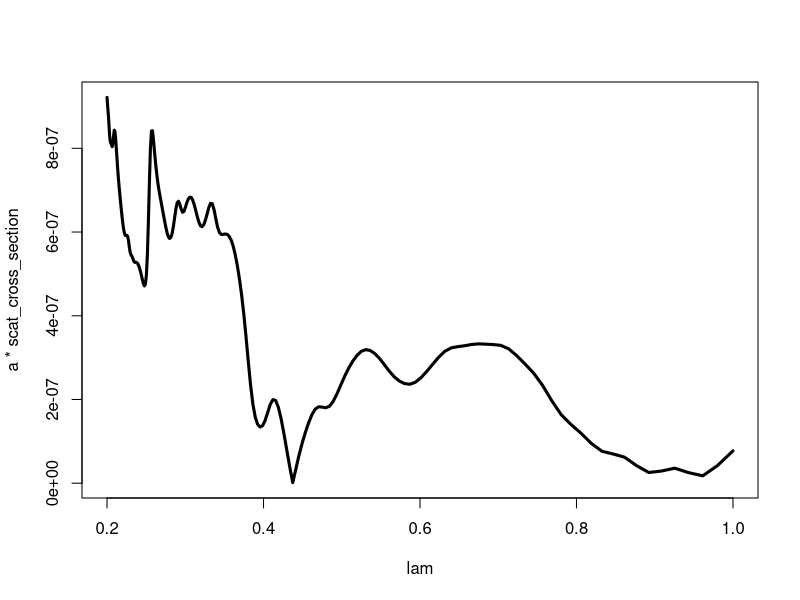

Reproduce this figure in R.
setwd("~/MEEP/Scattering cross-section code/hollow_tube_scat")

a <- 1000e-9 # scaling factor?
rad <- 0.217/2
sx1 <- rad*4 # size of side of "flux box"

scattering <- read.csv("trans_flux_structure_scat.dat", head=F)
scat_pow <- abs(scattering[,2]-scattering[,3]-scattering[,4]+scattering[,5])
freq <- scattering[,1]
lam <- freq^-1
no_structure <- read.csv("incident_flux.dat", head=F) 
incident_pow <- abs(no_structure[,2])/sx1
absorption <- read.csv("trans_flux_structure_abs.dat", head=F)
abs_pow <- absorption[,2]-absorption[,3]-absorption[,4]+absorption[,5]
scat_cross_section <- scat_pow/incident_pow
abs_cross_section <- abs_pow/incident_pow

plot(x=lam, y=a*scat_cross_section, type='l', lwd=3)

# Compare to exact Mie solution
# mie_exact <- read.csv("/Users/chad/Documents/School/PhD/Projects/Polyplectron/data/2013-03-22/cscat_wavelength.csv", head=F)
# plot(mie_exact$V2~c(200:1000), type='l', ylim=c(0, 7e-7))
# lines(a*scat_cross_section~I(1000*lam), lty=2)

# Save data
# te <- scat_cross_section
# tm <- scat_cross_section
# both <- 0.5*(te+tm)
